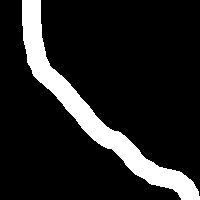
%> input picture find_skel_intersection/test_find_skel_intersection1.tif, 200 x 200 px
$ octave --eval "test_find_skel_intersection;"   (GNU Octave 9; MATLAB toolbox functions it lacks are replaced by stand-ins)
%> lines starting %> are read from the running program, lines starting %| are printed output that depends on the picture; in (x1, y1, x2, y2) boxes, pixels count from 0 and x2, y2 are one past the last pixel; in counts of white or black regions, pixels touching at a corner belong together; the program's own positions count from 1
### find_skel_intersection/find_skel_intersection.m
%                               431-400 Year Long Project
%                           LA1 - Medical Image Processing 2003
%  Supervisor     :  Dr Lachlan Andrew
%  Group Members  :  Alister Fong    78629   a.fong1@ugrad.unimelb.edu.au
%                    Lee Siew Teng   102519  s.lee1@ugrad.unimelb.edu.au
%                    Loh Jien Mei    103650  j.loh1@ugrad.unimelb.edu.au
%
%  File and function name : find_skel_intersection.m
%  Version                : 1.0
%  Date of completion     : 17 October 2003
%  Written by    :   Alister Fong    78629   a.fong1@ugrad.unimelb.edu.au
%
%  Inputs        :
%               input_skeleton_image - binary image of 1 island representing the
%                                      skeleton.
%               'not testing','testing' (Optional) - Enables or disables testing mode
%                                                    (Default - 'not testing')
%
%  Outputs       :
%               intersecting_pts - [X,Y] coordinates of where the intersection points
%                                  of the skeleton are.
%
%  Description   :
%       Determines the locations of the intersection points in the given skeleton.
%
%  To Run >> intersecting_pts = find_skel_intersection(input_skeleton_image)
%
% Example >> I = imread(filename);
%           input_skeleton_image = bwmorph(I,'thin',inf);
%           intersecting_pts = find_skel_intersection(input_skeleton_image);
%           figure,imshow(input_skeleton_image);
%           hold on; plot(intersecting_pts(:,1),intersecting_pts(:,2),'r*');
%
%                       or
%
%            I = imread(filename);
%           input_skeleton_image = bwmorph(I,'thin',inf);
%           intersecting_pts = find_skel_intersection(input_skeleton_image,'testing');
%

function intersecting_pts = find_skel_intersection(input_skeleton_image,varargin)
option = 'not testing';
if ~isempty(varargin)
    for n = 1:1:length(varargin)
        if strcmp(varargin{n},'testing') | strcmp(varargin{n},'not testing')
            option = varargin{n};
        else
            error('Error in input option');
        end
    end
end

% ---------------------------------------------------------------------------------------------
input_skeleton_image = double(input_skeleton_image) ./ double(max(input_skeleton_image(:)));
% ---------------------------------------------------------------------------------------------
% ---------------------------------------------------------------------------------------------
if strcmp(option,'testing')
	disp('Process the skeleton to find the intersection of the island');
end
kernel = [1 1 1; 1 1 1; 1 1 1];
conv_img = conv2(input_skeleton_image,kernel,'same');
conv_img = conv_img .* input_skeleton_image;
[Y,X] = find(conv_img > 3);

% ---------------------------------------------------------------------------------------------
% If there are intersecting points, select only 1 pixel from each island of
% intersection points
% ---------------------------------------------------------------------------------------------
intersecting_pts = [];
if ~isempty(X)
	classes = sortclasses([X,Y],1,8);
	for n = 1:1:length(classes)
        X = mean(classes{n}(:,1));
        Y = mean(classes{n}(:,2));
        temp = classes{n};
        temp(:,1) = X;
        temp(:,2) = Y;
        distance = euclidean_distance(temp,classes{n});
        temp = sortrows([distance,classes{n}]);
        intersecting_pts = [intersecting_pts;temp(1,[2,3])];
	end
else
end
% ---------------------------------------------------------------------------------------------
% If testing then display the skeleton image with the detected end points
% ---------------------------------------------------------------------------------------------
if strcmp(option,'testing')
    disp('Display the intersection ends');
	figure;
    imshow(input_skeleton_image);
	hold on;
    if ~isempty(intersecting_pts)
    	plot(intersecting_pts(:,1),intersecting_pts(:,2),'r*');
    end
    title('Red points indicated detected intersection points');
    xlabel('Test mode for "find skel ends.m" function');
end

### find_skel_intersection/test_find_skel_intersection.m
%                               431-400 Year Long Project
%                           LA1 - Medical Image Processing 2003
%  Supervisor     :  Dr Lachlan Andrew
%  Group Members  :  Alister Fong    78629   a.fong1@ugrad.unimelb.edu.au
%                    Lee Siew Teng   102519  s.lee1@ugrad.unimelb.edu.au
%                    Loh Jien Mei    103650  j.loh1@ugrad.unimelb.edu.au
%
%  File and function name : test_find_skel_intersection.m.m
%  Version                : 1.0
%  Date of completion     : 17 October 2003
%  Written by    :   Alister Fong    78629   a.fong1@ugrad.unimelb.edu.au
%
%  Inputs        :
%           None
%  Outputs       :
%           None
%
%  Description   :
%       Tests the function "find_skel_intersection.m"
%
%  To Run >> test_find_skel_intersection.m
%

function test_find_skel_intersection
case_list = [1:1:7];
% -------------------------------------------------------------------------------------
case_num = -1;
while case_num < 0
    clc
    disp('- case 1~3');
    disp('      Skeleton test case');
    disp('- case 4');
    disp('      No branching test case');
    disp('- Case 5 ');
    disp('      Single branching test case');
    disp('- Case 6 ');
    disp('      Same as case 5 but without using "bwmorph"');
    disp('      to find the skeleton');
    disp('      Case 6 is to show that this program was ');
    disp('      NOT meant to run on the original island');
    disp('      but on its skeleton only');
    disp('      THIS CASE MAY TAKE MORE TIME TO RUN THEN USUAL');
    disp('- Case 7');
    disp('      Test case with multiple end points');
    disp('----------------------------------------------------------------------------------')
    A = input(strcat('Select case number [',num2str(min(case_list)),...
                     '~',num2str(max(case_list)),'] :'),'s');
	A = str2num(A);
    if ~isempty(A)
        if ismember(A,case_list)
            case_num = A;
        end
    end
end
%> this loop made 1 pass; the answer given on pass 1: 1
clc

% -------------------------------------------------------------------------------------
% Read in the selected file and process its skeleton
% -------------------------------------------------------------------------------------
switch case_num
case 1
    filename = 'test_find_skel_intersection1.tif';
	original_image = imread(filename);
%> original_image: size 200x200 logical; 13.2% white; 1 white region, box (x1, y1, x2, y2) and area: (22, 0, 200, 200) 5274
	input_skeleton_image = bwmorph(original_image,'thin',inf);
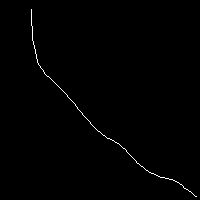
%> input_skeleton_image: size 200x200 logical; 0.56% white in thin lines or dots, all inside (x1, y1, x2, y2) = (31, 9, 197, 197)
case 2
    filename = 'test_find_skel_intersection2.tif';
	original_image = imread(filename);
	input_skeleton_image = bwmorph(original_image,'thin',inf);
case 3
    filename = 'test_find_skel_intersection3.tif';
	original_image = imread(filename);
	input_skeleton_image = bwmorph(original_image,'thin',inf);
case 4
    filename = 'test_find_skel_intersection4.tif';
	original_image = imread(filename);
	input_skeleton_image = bwmorph(original_image,'thin',inf);
case 5
    filename = 'test_find_skel_intersection5.tif';
	original_image = imread(filename);
	input_skeleton_image = bwmorph(original_image,'thin',inf);
case 6
    filename = 'test_find_skel_intersection6.tif';
	original_image = imread(filename);
	input_skeleton_image = original_image;
case 7
    filename = 'test_find_skel_intersection7.tif';
	original_image = imread(filename);
	input_skeleton_image = bwmorph(original_image,'thin',inf);
otherwise
    error('Invalid case selection');
end
% -------------------------------------------------------------------------------------

disp(strcat('Selected file :',filename));
disp('---------------------------------------------------------------------');
disp('function "find_skel_intersection.m"');
tic
intersection_pts = find_skel_intersection(input_skeleton_image)
%> in find_skel_intersection, `conv_img = conv2(input_skeleton_image,kernel,'same');`:
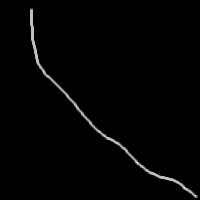
%> conv_img: size 200x200 double; min 0, max 4, mean 0.0506; drawn with min black and max white
%> in find_skel_intersection, `[Y,X] = find(conv_img > 3);`: Y = []
%> intersection_pts = []
toc

disp('');
disp('---------------------------------------------------------------------');
disp('function "find_skel_ends" with "testing" option');
tic
intersection_pts = find_skel_intersection(input_skeleton_image,'testing')
%> the loop in find_skel_intersection (call 2), `for n = 1:1:length(varargin)` made 1 pass
%> option on pass 1: 'testing'
toc

disp('---------------------------------------------------------------------');
disp('Display the original image and the skeleton image');
figure,
imshow(original_image);
title(filename);
